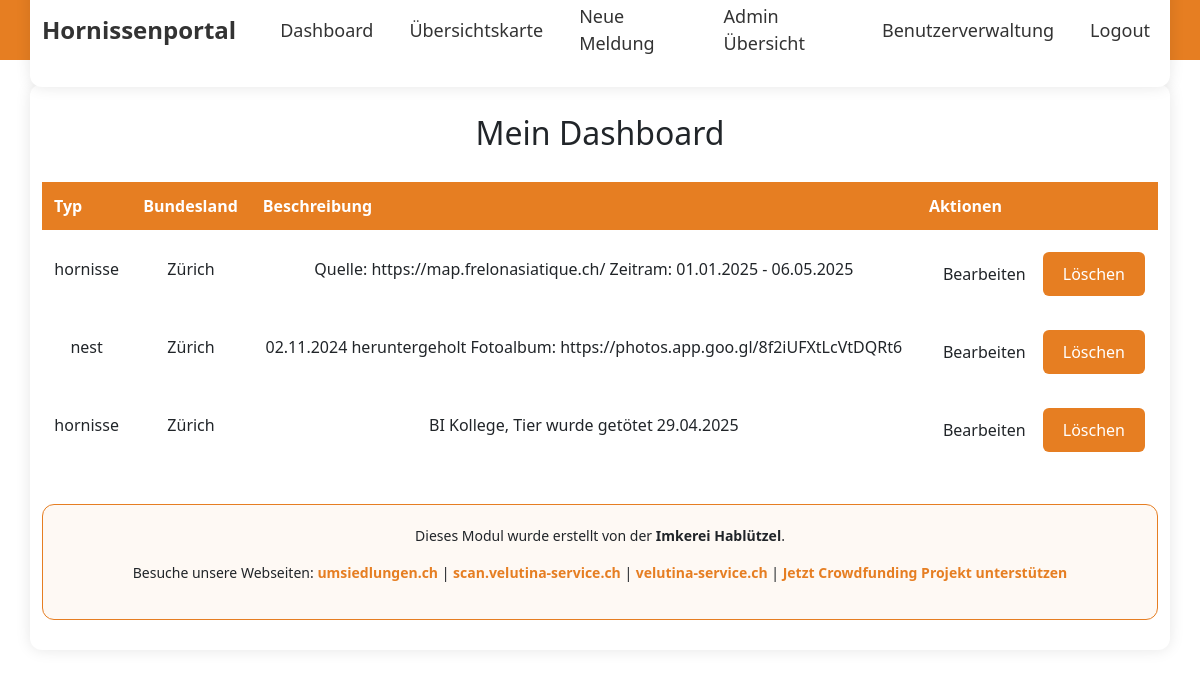
The page /dashboard (signed in) on the database its author committed.
### app/models.py (models this page shows)
class Report(db.Model):
    __tablename__ = 'report'
    __table_args__ = {'extend_existing': True}  # <--- Das ist die Lösung!
    id = db.Column(db.Integer, primary_key=True)
    user_id = db.Column(db.Integer, db.ForeignKey('user.id'), nullable=True)
    latitude = db.Column(db.String(50), nullable=False)
    longitude = db.Column(db.String(50), nullable=False)
    bundesland = db.Column(db.String(100), nullable=False)
    type = db.Column(db.String(50), nullable=False)
    description = db.Column(db.Text, nullable=False)
    photo_filename = db.Column(db.String(255), nullable=False)
    timestamp = db.Column(db.DateTime, default=datetime.utcnow)
    user = db.relationship('User', backref='reports')

### app/routes.py (the view)
@bp.route('/dashboard')
@login_required
def dashboard():
    reports = Report.query.filter_by(user_id=current_user.id).order_by(Report.timestamp.desc()).all()
    return render_template('dashboard.html', reports=reports)

### app/templates/dashboard.html (shortened to what this page needs)
{% extends "base.html" %}
{% block content %}
<h2>Mein Dashboard</h2>
{% if reports %}
    <table>
        <thead>
            <tr>
                <th>Typ</th>
                <th>Bundesland</th>
                <th>Beschreibung</th>
                <th>Aktionen</th>
            </tr>
        </thead>
        <tbody>
            {% for report in reports %}
                <tr>
                    <td>{{ report.type }}</td>
                    <td>{{ report.bundesland }}</td>
                    <td>{{ report.description }}</td>
                    <td>
                        <a class="btn" href="{{ url_for('main.edit_report', report_id=report.id) }}">Bearbeiten</a>
                        <form method="POST" action="{{ url_for('main.delete_report', report_id=report.id) }}" style="display:inline;">
                            <button class="btn" type="submit" onclick="return confirm('Möchtest du diese Meldung wirklich löschen?')">Löschen</button>
                        </form>
                    </td>
                </tr>
            {% endfor %}
        </tbody>
    </table>
{% else %}
    <p>Du hast noch keine Meldungen erstellt.</p>
{% endif %}
<div class="info-box">
    <p>Dieses Modul wurde erstellt von der <strong>Imkerei Hablützel</strong>.</p>
    <p>Besuche unsere Webseiten:
<a href="https://www.umsiedlungen.ch" target="_blank">umsiedlungen.ch</a> |
      <a href="https://scan.velutina-service.ch" target="_blank">scan.velutina-service.ch</a> |
      <a href="https://www.velutina-service.info" target="_blank">velutina-service.ch</a> |
      <a href="https://www.lokalhelden.ch/einsatzfahrzeug-fuer-bienen-und-hornissenretter" target="_blank">Jetzt Crowdfunding Projekt unterstützen</a>
    </p>
</div>
{% endblock %}

### app/static/css/style.css (style rules this page uses)
body { font-family: Arial, sans-serif; background-color: #ffffff; margin: 0; padding: 0; }
h2 { text-align: center; color: #e67e22; margin-bottom: 30px; }
form { margin-top: 20px; }
.btn, button[type="submit"], input[type="submit"] { background-color: #e67e22; color: #ffffff; padding: 10px 20px; border: none; border-radius: 6px; cursor: pointer; font-size: 16px; text-decoration: none; margin-top: 10px; transition: background-color 0.3s; }
table { width: 100%; border-collapse: collapse; margin-top: 30px; }
th, td { padding: 12px; text-align: center; border-bottom: 1px solid #ddd; }
th { background-color: #e67e22; color: #ffffff; }
a { color: #e67e22; text-decoration: none; transition: color 0.2s; }
.info-box { margin-top: 40px; padding: 20px; background-color: #fef9f4; border: 1px solid #e67e22; border-radius: 12px; text-align: center; font-size: 14px; }
.info-box a { color: #e67e22; font-weight: bold; text-decoration: none; }

### rows shown on the page
Report: type "hornisse", bundesland "Zürich", description "Quelle: https://map.frelonasiatique.ch/ Zeitram: 01.01.2025 - 06.05.2025"
Report: type "nest", bundesland "Zürich", description "02.11.2024 heruntergeholt Fotoalbum: https://photos.app.goo.gl/8f2iUFXtLcVtDQRt6"
Report: type "hornisse", bundesland "Zürich", description "BI Kollege, Tier wurde getötet 29.04.2025"
